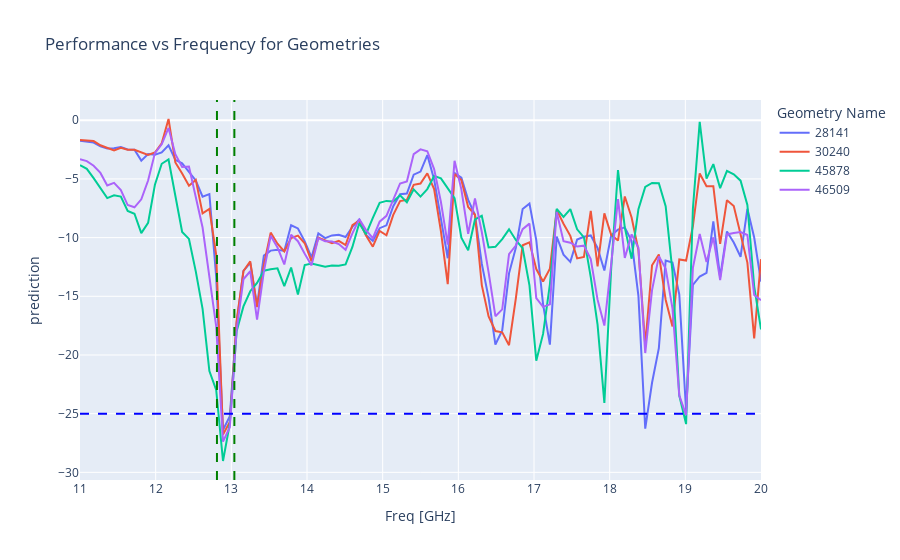

Notebook code for this chart:
### Code cell
s11_input = widgets.BoundedFloatText(value=-10, min=predictions.min(), max=predictions.max(), step=0.05, description="S11:")
freq_input = widgets.FloatRangeSlider(min=df['Freq [GHz]'].min(), max=df['Freq [GHz]'].max(), step=0.01, description="Frequency Range:")

def on_button_clicked(b):
    global s11_val, freq_val
    s11_val = s11_input.value
    freq_val = freq_input.value
    print_prediction()

def show_best_function(checkbox_val):
    global show_best_only
    show_best_only = checkbox_val['new']
    print_dimensions()

go_button = widgets.Button(description="Run")
go_button.on_click(on_button_clicked)

show_best_checkbox = Checkbox(True, description='Only Show Best')
show_best_checkbox.observe(show_best_function, names=['value'])
